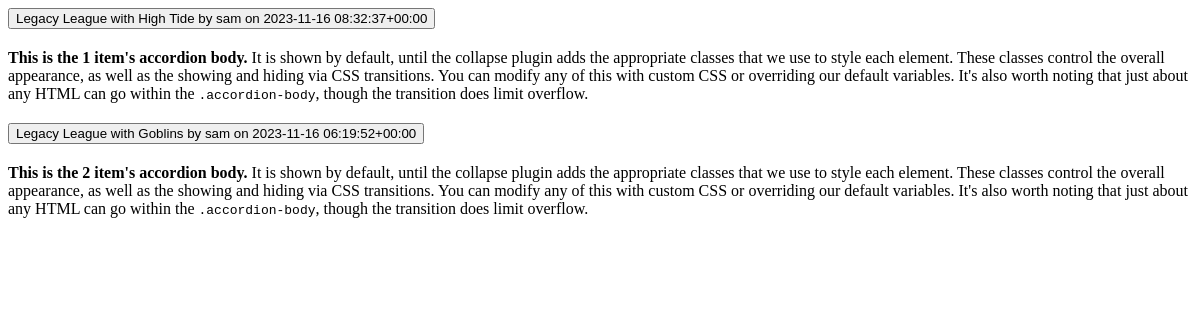
The page /get_leagues_accordion on the database as committed earlier.
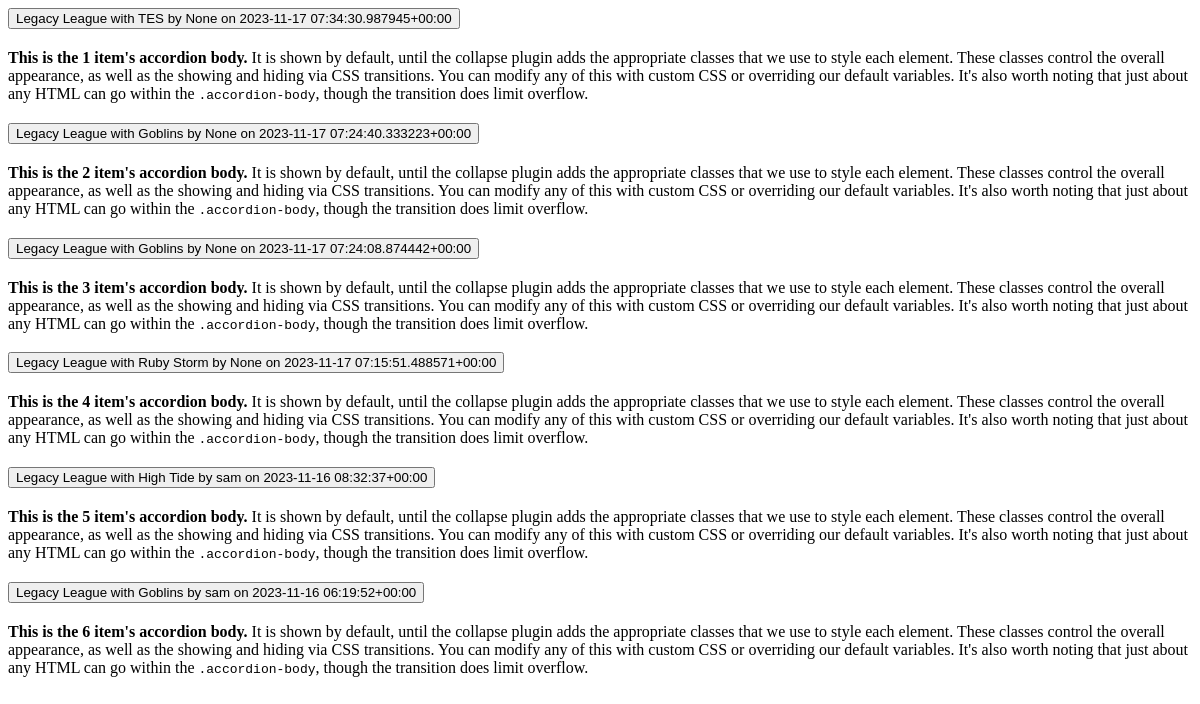
The same page on the database as committed later.
### base/models.py (models this page shows, shortened)
class League(models.Model):
    mtgFormat = models.ForeignKey(MtgFormat, null=True, on_delete=models.CASCADE, related_name="mformat")
    user = models.ForeignKey(User, null=True, on_delete=models.CASCADE)
    dateCreated = models.DateTimeField(default=timezone.now)
    myDeck = models.ForeignKey(Deck, null=True, on_delete=models.CASCADE, related_name="mydeckname")
    isFinished = models.BooleanField('finished', default=False)
    def __str__(self):
        return f'{self.mtgFormat} League with {self.myDeck} by {self.user} on {self.dateCreated}'

class MtgFormat(models.Model):
    name = models.CharField(max_length=200)
    def __str__(self):
        return self.name

class Deck(models.Model):
    name = models.CharField(verbose_name="deck name", max_length=25)
    mtgFormat = models.ForeignKey(
        MtgFormat, null=True, on_delete=models.CASCADE)
    archetype = models.ForeignKey(
        Archetype, null=True, on_delete=models.CASCADE)
    dateCreated = models.DateTimeField(default=timezone.now)
    def __str__(self):
        return str(self.name)

### base/views.py (the view)
# urls.py: path('get_leagues_accordion', views.get_leagues_accordion, name='get_leagues_accordion'),
def get_leagues_accordion(request):
    leagues_list = League.objects.all().order_by('-dateCreated')
    context = {
        "leagues": leagues_list
    }
    return render(request, 'base/partials/league_accordion.html', context)

### base/templates/base/partials/league_accordion.html (shortened to what this page needs)
<div class="accordion" id="LeagueAccordion">
    {% for league in leagues %}
    <div class="accordion-item">
        <h2 class="accordion-header" id="heading{{ forloop.counter }}">
          <button class="accordion-button collapsed" type="button" data-bs-toggle="collapse" data-bs-target="#collapse{{ forloop.counter }}">
            {{league}}
          </button>
        </h2>
        <div id="collapse{{ forloop.counter }}" class="accordion-collapse collapse" data-bs-parent="#accordionExample">
          <div class="accordion-body">
            <strong>This is the {{ forloop.counter }} item's accordion body.</strong> It is shown by default, until the collapse plugin adds the appropriate classes that we use to style each element. These classes control the overall appearance, as well as the showing and hiding via CSS transitions. You can modify any of this with custom CSS or overriding our default variables. It's also worth noting that just about any HTML can go within the <code>.accordion-body</code>, though the transition does limit overflow.
          </div>
        </div>
    </div>
    {% endfor %}
</div>

Rows that differ between the two databases and show on the page:
added League: mtgFormat+myDeck+user "Legacy League with TES by None on 2023-11-17 07:34:30.987945+00:00"
added League: mtgFormat+myDeck+user "Legacy League with Goblins by None on 2023-11-17 07:24:40.333223+00:00"
added League: mtgFormat+myDeck+user "Legacy League with Goblins by None on 2023-11-17 07:24:08.874442+00:00"
added League: mtgFormat+myDeck+user "Legacy League with Ruby Storm by None on 2023-11-17 07:15:51.488571+00:00"
